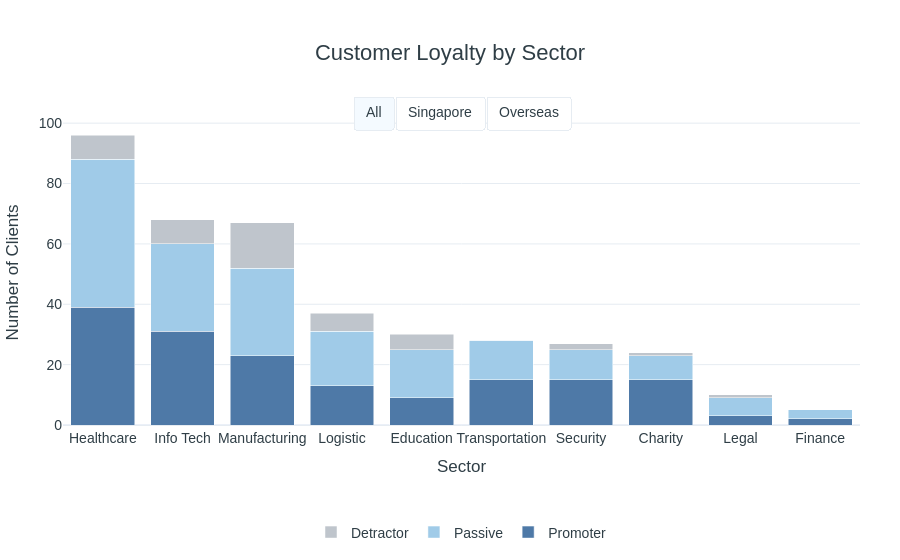

The code cell stored with this chart in its notebook:
### Code cell
fig3 = create_nps(df)
fig3.show()

### Figure 1 — Plotly figure (JSON) as saved in the notebook; plotly's stock layout.template omitted (floating-point values rounded to 4 significant figures)
{"data": [{"hovertemplate": "<b>%{x}</b><br>Promoter: %{y}<extra></extra>", "marker": {"color": "#4E79A7"}, "name": "Promoter", "type": "bar", "visible": true, "x": ["Healthcare", "Info Tech", "Manufacturing", "Logistic", "Education", "Transportation", "Security", "Charity", "Legal", "Finance"], "y": [39, 31, 23, 13, 9, 15, 15, 15, 3, 2]}, {"hovertemplate": "<b>%{x}</b><br>Passive: %{y}<extra></extra>", "marker": {"color": "#A0CBE8"}, "name": "Passive", "type": "bar", "visible": true, "x": ["Healthcare", "Info Tech", "Manufacturing", "Logistic", "Education", "Transportation", "Security", "Charity", "Legal", "Finance"], "y": [49, 29, 29, 18, 16, 13, 10, 8, 6, 3]}, {"hovertemplate": "<b>%{x}</b><br>Detractor: %{y}<extra></extra>", "marker": {"color": "#BFC5CC"}, "name": "Detractor", "type": "bar", "visible": true, "x": ["Healthcare", "Info Tech", "Manufacturing", "Logistic", "Education", "Transportation", "Security", "Charity", "Legal", "Finance"], "y": [8, 8, 15, 6, 5, 0, 2, 1, 1, 0]}, {"hovertemplate": "<b>%{x}</b><br>Promoter: %{y}<extra></extra>", "marker": {"color": "#4E79A7"}, "name": "Promoter", "type": "bar", "visible": false, "x": ["Healthcare", "Info Tech", "Manufacturing", "Education", "Transportation", "Logistic", "Security", "Charity", "Legal", "Finance"], "y": [27, 18, 15, 8, 15, 9, 13, 15, 3, 2]}, {"hovertemplate": "<b>%{x}</b><br>Passive: %{y}<extra></extra>", "marker": {"color": "#A0CBE8"}, "name": "Passive", "type": "bar", "visible": false, "x": ["Healthcare", "Info Tech", "Manufacturing", "Education", "Transportation", "Logistic", "Security", "Charity", "Legal", "Finance"], "y": [32, 13, 16, 15, 13, 12, 10, 8, 6, 3]}, {"hovertemplate": "<b>%{x}</b><br>Detractor: %{y}<extra></extra>", "marker": {"color": "#BFC5CC"}, "name": "Detractor", "type": "bar", "visible": false, "x": ["Healthcare", "Info Tech", "Manufacturing", "Education", "Transportation", "Logistic", "Security", "Charity", "Legal", "Finance"], "y": [7, 7, 7, 5, 0, 5, 2, 1, 1, 0]}, {"hovertemplate": "<b>%{x}</b><br>Promoter: %{y}<extra></extra>", "marker": {"color": "#4E79A7"}, "name": "Promoter", "type": "bar", "visible": false, "x": ["Healthcare", "Info Tech", "Manufacturing", "Logistic", "Education", "Security"], "y": [12, 13, 8, 4, 1, 2]}, {"hovertemplate": "<b>%{x}</b><br>Passive: %{y}<extra></extra>", "marker": {"color": "#A0CBE8"}, "name": "Passive", "type": "bar", "visible": false, "x": ["Healthcare", "Info Tech", "Manufacturing", "Logistic", "Education", "Security"], "y": [17, 16, 13, 6, 1, 0]}, {"hovertemplate": "<b>%{x}</b><br>Detractor: %{y}<extra></extra>", "marker": {"color": "#BFC5CC"}, "name": "Detractor", "type": "bar", "visible": false, "x": ["Healthcare", "Info Tech", "Manufacturing", "Logistic", "Education", "Security"], "y": [1, 1, 8, 1, 0, 0]}], "layout": {"autosize": true, "barmode": "stack", "font": {"color": "#2F3E46", "family": "Arial", "size": 14}, "legend": {"orientation": "h", "x": 0.5, "xanchor": "center", "y": -0.3}, "margin": {"b": 70, "l": 60, "r": 40, "t": 120}, "paper_bgcolor": "#FFFFFF", "plot_bgcolor": "white", "title": {"font": {"color": "#2F3E46", "size": 22}, "text": "Customer Loyalty by Sector", "x": 0.5}, "updatemenus": [{"bgcolor": "#FFFFFF", "bordercolor": "#E6ECF2", "buttons": [{"args": [{"visible": [true, true, true, false, false, false, false, false, false]}, {"title": {"text": "Customer Loyalty by Sector", "x": 0.5}}], "label": "All", "method": "update"}, {"args": [{"visible": [false, false, false, true, true, true, false, false, false]}, {"title": {"text": "Customer Loyalty by Sector (Singapore)", "x": 0.5}}], "label": "Singapore", "method": "update"}, {"args": [{"visible": [false, false, false, false, false, false, true, true, true]}, {"title": {"text": "Customer Loyalty by Sector (Overseas)", "x": 0.5}}], "label": "Overseas", "method": "update"}], "direction": "right", "showactive": true, "type": "buttons", "x": 0.5, "xanchor": "center", "y": 1.08}], "xaxis": {"autorange": true, "linecolor": "#E6ECF2", "range": [-0.5, 9.5], "showgrid": false, "title": {"text": "Sector"}, "type": "category"}, "yaxis": {"autorange": true, "gridcolor": "#E6ECF2", "range": [0, 101.1], "title": {"text": "Number of Clients"}, "type": "linear"}}}
